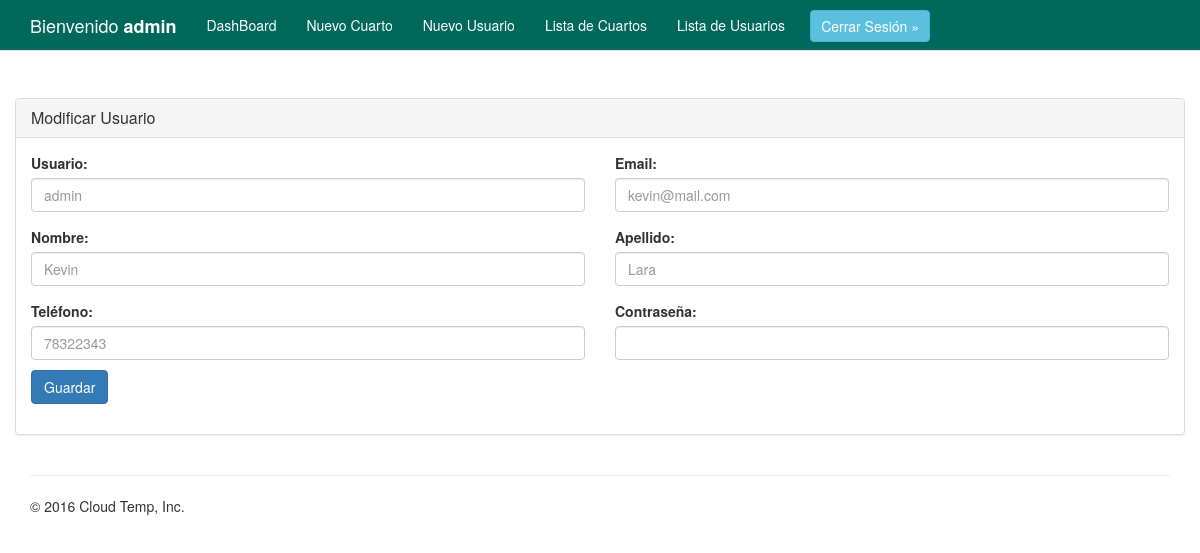
The page /modificar-usuario.php?id=6 (signed in) on the database its author committed.
### tables this page shows
CREATE TABLE IF NOT EXISTS `usuarios` (
  `id` int(11) NOT NULL AUTO_INCREMENT,
  `usuario` varchar(25) NOT NULL,
  `nombre` varchar(255) NOT NULL,
  `apellidos` varchar(255) NOT NULL,
  `email` varchar(255) NOT NULL,
  `telefono` varchar(8) NOT NULL,
  `password` varchar(255) NOT NULL,
  PRIMARY KEY (`id`)
);

### web/modificar-usuario.php (the view, shortened to what this page needs)
<?php
if(isset($_SESSION['usuario'])){
?>
<!DOCTYPE html>
<html lang="es">
  <head>
    <link href="../assets/css/bootstrap.css" rel="stylesheet">
    <link href="../assets/css/custom.css" rel="stylesheet">
    <link href="../assets/css/bugi10.css" rel="stylesheet">
    <link href="../assets/css/index.css" rel="stylesheet">
  </head>
  <body>
    <nav class="navbar navbar-default navbar-fixed-top">
      <div class="container">
          <div class="collapse navbar-collapse" id="bs-example-navbar-collapse-1">
            <ul class="nav navbar-nav">
              <a class="navbar-brand user" href="#">Bienvenido <strong><?php echo $_SESSION['usuario']?></strong></a>
              <li role="presentation" class="botones"><a href="../web/index.php">DashBoard</a></li>
              <li role="presentation" class="botones"><a href="../web/nuevo-cuarto.php">Nuevo Cuarto</a></li>
              <li role="presentation" class="botones"><a href="../web/registro.php">Nuevo Usuario</a></li>
              <li role="presentation" class="botones"><a href="../web/lista-cuartos.php">Lista de Cuartos</a></li>
              <li role="presentation" class="botones"><a href="../web/lista-usuarios.php">Lista de Usuarios</a></li>
              <a class="btn-cerrar btn btn-info" href="../accion/accion_logout.php" role="button">Cerrar Sesión &raquo;</a>
            </ul>
          </div>
      </div>
    </nav>
    <?php
      $id = $_GET['id'];
      $query = "SELECT usuario, nombre, apellidos, email, telefono, password FROM usuarios WHERE id = '$id'";
      $resul = mysql_query($query);
      $row=mysql_fetch_array($resul);
    ?>
    <div class="container contenedor">
      <div class="row">
        <div class="panel panel-default">
          <div class="panel-heading">
            <h3 class="panel-title">Modificar Usuario</h3>
          </div>
          <div class="panel-body">
            <form method="post" action="../accion/accion_mod_usuario.php">
              <div class="row">
                <div class="col-md-6">
                  <div class="form-group">
                    <label>Usuario:</label>
                    <input type="text" name="usuario" placeholder="<?php echo $row ['usuario']; ?>" class="form-control" >
                  </div>
                </div>
                <div class="col-md-6">
                  <div class="form-group">
                    <label>Email:</label>
                    <input type="email" name="email" placeholder="<?php echo $row ['email']; ?>" class="form-control" >
                  </div>
                </div>
              </div>
              <div class="row">
                <div class="col-md-6">
                  <div class="form-group">
                    <label>Nombre:</label>
                    <input type="text" name="nombre" placeholder="<?php echo $row ['nombre']; ?>" class="form-control" >
                  </div>
                </div>
                <div class="col-md-6">
                  <div class="form-group">
                    <label>Apellido:</label>
                    <input type="text" name="apellidos" placeholder="<?php echo $row ['apellidos']; ?>" class="form-control" >
                  </div>
                </div>
              </div>
              <div class="row">
                <div class="col-md-6">
                  <div class="form-group">
                    <label>Teléfono:</label>
                    <input type="text" name="telefono" placeholder="<?php echo $row ['telefono']; ?>" class="form-control" >
                    <button type="submit" name="enviar" class="submit btn btn-primary">Guardar</button>
                  </div>
                </div>
                <div class="col-md-6">
                  <div class="form-group">
                    <label>Contraseña:</label>
                    <input type="text" name="password" class="form-control">
                  </div>
                </div>
                </div>
              </div>
          </div>
        </div>
      </div>
      <div class="container">
      <hr>
        <footer>
          <p>&copy; 2016 Cloud Temp, Inc.</p>
        </footer>
      </div>
  </body>
</html>
<?php
    }
?>

### assets/css/custom.css (style rules this page uses)
.btn-cerrar { float: right; padding: 5px 10px; margin-top: 10px; margin-bottom: 6px; margin-left: 10px; }
.contenedor { margin-top: 4%; }
.botones { margin-top: 5px; }
.navbar-default { background-color: #00695C; }
.navbar-brand { color: white; }
.submit { margin-top: 10px; }
.navbar-default .navbar-nav > li > a { color: #fff; }
.navbar-nav > li > a { border-radius: 4px; }

### assets/css/index.css (style rules this page uses)
body { padding-top: 50px; padding-bottom: 20px; }

### rows shown on the page
usuarios: usuario "admin", email "kevin@mail.com", nombre "Kevin", apellidos "Lara", telefono "78322343"

### other values the page prints
$_SESSION['usuario'] "admin"
